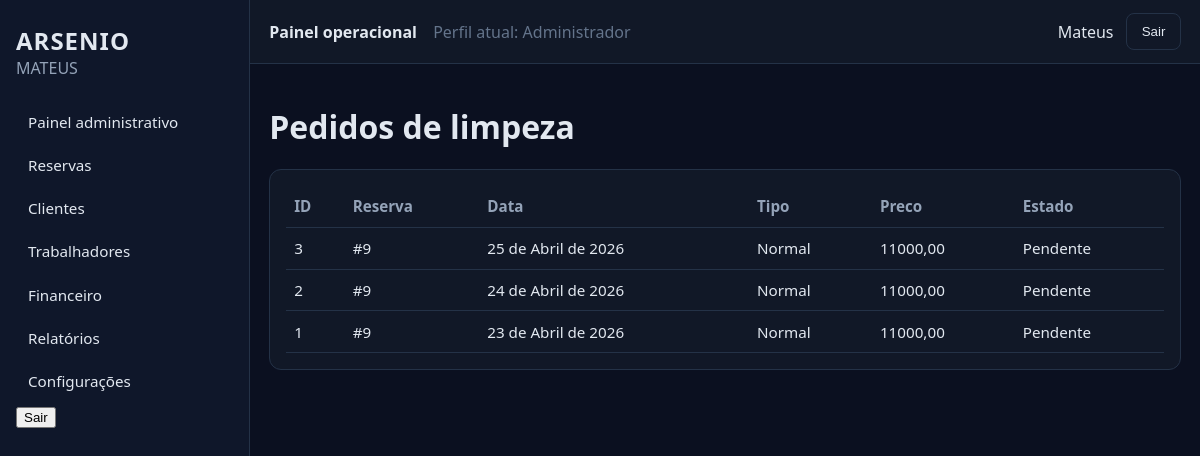
Page /limpeza/ (signed in) on the committed database.
### limpeza/models.py (models this page shows, shortened)
class PedidoLimpeza(models.Model):
    TIPO = (
        ("normal", "Normal"),
        ("profunda", "Profunda"),
        ("checkout", "Checkout"),
    )
    STATUS = (
        ("pendente", "Pendente"),
        ("em_curso", "Em curso"),
        ("concluido", "Concluido"),
        ("cancelado", "Cancelado"),
    )
    PRECO_BASE = {
        "normal": Decimal("10000"),
        "profunda": Decimal("18000"),
        "checkout": Decimal("25000"),
    }
    reserva = models.ForeignKey(
        "reservas.Reserva",
        on_delete=models.CASCADE,
        related_name="pedidos_limpeza",
    )
    data = models.DateField()
    tipo = models.CharField(max_length=20, choices=TIPO, default="normal")
    preco = models.DecimalField(max_digits=12, decimal_places=2, default=Decimal("0.00"))
    status = models.CharField(max_length=20, choices=STATUS, default="pendente")
    class Meta:
        ordering = ["-id"]

### limpeza/views.py (the view)
# urls.py: path("", views.lista, name="lista"),
@interno_required
def lista(request):
    pedidos = PedidoLimpeza.objects.select_related("reserva").order_by("-id")[:50]
    return render(request, "limpeza/lista.html", {"pedidos": pedidos})

### usuarios/authz.py (called while the page is built)
def _perfil_required(perfis_permitidos, redirect_name):
    def decorator(view_func):
        @login_required
        @wraps(view_func)
        def wrapped(request, *args, **kwargs):
            perfil = get_perfil_atual(request)
            if perfil in perfis_permitidos:
                return view_func(request, *args, **kwargs)
            messages.error(request, "Acesso não autorizado para este perfil.")
            return redirect(redirect_name)
        return wrapped
    return decorator

### usuarios/perfil.py (called while the page is built)
def get_perfil_atual(request) -> str:
    return get_user_profile(getattr(request, "user", None))

def get_perfil_atual_label(request) -> str:
    return profile_display_name(get_perfil_atual(request))

### usuarios/roles.py (called while the page is built)
def get_user_role(user):
    if not user or not user.is_authenticated:
        return PerfilAcesso.VISITANTE
    if hasattr(user, "perfil_acesso"):
        return user.perfil_acesso.role
    return PerfilAcesso.VISITANTE

def role_display_name(role: str) -> str:
    labels = {
        PerfilAcesso.VISITANTE: "Visitante interessado",
        PerfilAcesso.CLIENTE_PENDENTE: "Cliente com pré-reserva",
        PerfilAcesso.CLIENTE_CONFIRMADO: "Cliente confirmado",
        PerfilAcesso.STAFF_LIMPEZA: "Trabalhador (Limpeza)",
        PerfilAcesso.STAFF_LAVANDARIA: "Trabalhador (Lavandaria)",
        PerfilAcesso.STAFF_RESTAURANTE: "Trabalhador (Restaurante)",
        PerfilAcesso.STAFF_MANUTENCAO: "Trabalhador (Manutenção)",
        PerfilAcesso.RECEPCAO: "Recepcionista",
        PerfilAcesso.ADMIN: "Administrador",
        PerfilAcesso.ADMIN_CONDOMINIO: "Administrador do condomínio",
        PerfilAcesso.ADMIN_SISTEMA: "Administrador do sistema",
    }
    return labels.get(role, "Visitante interessado")

def get_user_profile(user) -> str:
    role = get_user_role(user)
    if not user or not user.is_authenticated:
        return PERFIL_VISITANTE_INTERESSADO
    if user.is_superuser or role in ROLES_ADMIN:
        return PERFIL_ADMINISTRADOR
    if role in ROLES_INTERNOS:
        return PERFIL_TRABALHADOR
    if role in ROLES_CLIENTE or hasattr(user, "perfil_cliente"):
        return PERFIL_CLIENTE
    return PERFIL_VISITANTE_INTERESSADO

def profile_display_name(profile: str) -> str:
    labels = {
        PERFIL_VISITANTE_INTERESSADO: "Visitante interessado",
        PERFIL_CLIENTE: "Cliente",
        PERFIL_TRABALHADOR: "Trabalhador",
        PERFIL_ADMINISTRADOR: "Administrador",
    }
    return labels.get(profile, "Visitante interessado")

### templates/limpeza/lista.html (shortened to what this page needs)
{% extends "base_app.html" %}
{% block content %}
<h1>Pedidos de limpeza</h1>
<section class="card">
    <table class="data-table">
        <thead><tr><th>ID</th><th>Reserva</th><th>Data</th><th>Tipo</th><th>Preco</th><th>Estado</th></tr></thead>
        <tbody>
        {% for p in pedidos %}
            <tr>
                <td>{{ p.id }}</td>
                <td>#{{ p.reserva_id }}</td>
                <td>{{ p.data }}</td>
                <td>{{ p.get_tipo_display }}</td>
                <td>{{ p.preco }}</td>
                <td>{{ p.get_status_display }}</td>
            </tr>
        {% empty %}
            <tr><td colspan="6">Sem pedidos.</td></tr>
        {% endfor %}
        </tbody>
    </table>
</section>
{% endblock %}

### templates/base_app.html (shortened to what this page needs)
{% load static %}
<!DOCTYPE html>
<html lang="pt">
<head>
    <link rel="stylesheet" href="{% static 'css/app.css' %}">
</head>
<body class="app-body">
    <div class="layout">
        <aside class="sidebar">
            <div class="brand">
                <h2>ARSENIO</h2>
                <p>MATEUS</p>
            </div>
            <nav>
                {% if perfil_atual == "cliente" %}
                <a href="{% url 'site_publico:home' %}">Início</a>
                <a href="{% url 'reservas:minhas_reservas' %}">Minhas reservas</a>
                <a href="{% url 'portal_cliente:faturas' %}">Pagamentos/Faturas</a>
                <a href="{% url 'portal_cliente:servicos' %}">Serviços</a>
                <a href="{% url 'portal_cliente:home' %}">Perfil</a>
                <form method="post" action="{% url 'usuarios:logout' %}">
                    {% csrf_token %}
                    <button type="submit">Sair</button>
                </form>
                {% elif perfil_atual == "administrador" %}
                <a href="{% url 'dashboard:home' %}">Painel administrativo</a>
                <a href="{% url 'reservas:lista' %}">Reservas</a>
                <a href="{% url 'clientes:lista' %}">Clientes</a>
                <a href="/admin/auth/user/">Trabalhadores</a>
                <a href="{% url 'faturacao:lista' %}">Financeiro</a>
                <a href="{% url 'relatorios:lista' %}">Relatórios</a>
                <a href="/admin/">Configurações</a>
                <form method="post" action="{% url 'usuarios:logout' %}">
                    <button type="submit">Sair</button>
                </form>
                {% else %}
                <a href="{% url 'site_publico:home' %}">Site público</a>
                {% endif %}
            </nav>
        </aside>
        <div class="main-area">
            <header class="topbar">
                <div>
                    <strong>Painel operacional</strong>
                    <span style="margin-left:0.75rem;color:#64748b;">Perfil atual: {{ perfil_atual_label }}</span>
                </div>
                <div class="topbar-actions">
                    {% if request.user.is_authenticated %}
                        <span>{{ request.user.username }}</span>
                        <form method="post" action="{% url 'usuarios:logout' %}" style="display:inline;">
                            <button type="submit" class="btn-link secondary">Sair</button>
                        </form>
                    {% else %}
                        <a class="btn-link" href="{% url 'usuarios:login' %}">Login</a>
                    {% endif %}
                </div>
            </header>
            <main class="content">
                {% block content %}{% endblock %}
            </main>
        </div>
    </div>
</body>
</html>

### static/css/app.css (style rules this page uses)
:root { --bg: #0b1020; --sidebar: #0f172a; --panel: #111827; --surface: #1f2937; --text: #e2e8f0; --muted: #94a3b8; --primary: #2563eb; --border: #243247; --danger: #ef4444; --success: #16a34a; }
* { box-sizing: border-box; }
body.app-body { margin: 0; font-family: "Segoe UI", Arial, sans-serif; background: var(--bg); color: var(--text); }
.layout { min-height: 100vh; display: grid; grid-template-columns: 250px 1fr; }
.sidebar { background: var(--sidebar); border-right: 1px solid var(--border); padding: 1.5rem 1rem; }
.brand h2 { margin: 0; letter-spacing: 1px; }
.brand p { margin: 0 0 1.5rem; color: var(--muted); }
.sidebar nav { display: flex; flex-direction: column; gap: 0.35rem; }
.sidebar nav a { color: var(--text); text-decoration: none; padding: 0.55rem 0.75rem; border-radius: 0.5rem; font-size: 0.95rem; }
.main-area { display: grid; grid-template-rows: 64px 1fr; }
.topbar { background: var(--panel); border-bottom: 1px solid var(--border); display: flex; justify-content: space-between; align-items: center; padding: 0 1.2rem; }
.topbar-actions { display: flex; align-items: center; gap: 0.8rem; }
.content { padding: 1.2rem; }
.card { background: var(--panel); border: 1px solid var(--border); border-radius: 12px; padding: 1rem; margin-bottom: 1rem; }
.btn-primary, .btn-link { background: var(--primary); color: #fff; text-decoration: none; border: none; border-radius: 8px; padding: 0.6rem 0.9rem; cursor: pointer; display: inline-block; }
.btn-link.secondary { background: transparent; border: 1px solid var(--border); color: var(--text); }
.data-table { width: 100%; border-collapse: collapse; font-size: 0.95rem; }
.data-table th, .data-table td { border-bottom: 1px solid var(--border); padding: 0.65rem 0.5rem; text-align: left; }
.data-table th { color: var(--muted); font-weight: 600; }

### rows in the picture
PedidoLimpeza: id "3", reserva_id "9", data "25 de Abril de 2026", tipo "Normal", preco "11000,00", status "Pendente"
PedidoLimpeza: id "2", reserva_id "9", data "24 de Abril de 2026", tipo "Normal", preco "11000,00", status "Pendente"
PedidoLimpeza: id "1", reserva_id "9", data "23 de Abril de 2026", tipo "Normal", preco "11000,00", status "Pendente"

### other values in the picture
{{ perfil_atual_label }} "Administrador"
{{ request.user.username }} "Mateus"
